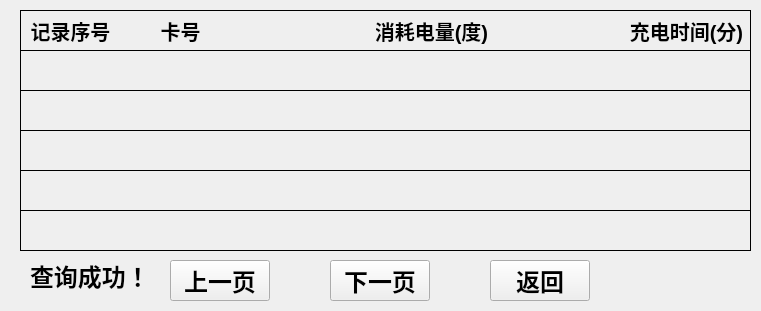
   <widget class="QFrame" name="frame_5">
    <property name="geometry">
     <rect>
      <x>20</x>
      <y>130</y>
      <width>761</width>
      <height>311</height>
     </rect>
    </property>
    <property name="font">
     <font>
      <pointsize>6</pointsize>
     </font>
    </property>
    <property name="styleSheet">
     <string notr="true">background-image: url(:/background/qrc/background/back.png);</string>
    </property>
    <property name="frameShape">
     <enum>QFrame::NoFrame</enum>
    </property>
    <property name="frameShadow">
     <enum>QFrame::Raised</enum>
    </property>
    <widget class="QFrame" name="frame">
     <property name="geometry">
      <rect>
       <x>20</x>
       <y>10</y>
       <width>731</width>
       <height>241</height>
      </rect>
     </property>
     <property name="styleSheet">
      <string notr="true">background-image: url(:/background/qrc/background/bk-potevio-t1.png);</string>
     </property>
     <property name="frameShape">
      <enum>QFrame::Box</enum>
     </property>
     <property name="frameShadow">
      <enum>QFrame::Plain</enum>
     </property>
     <widget class="QLabel" name="label_4">
      <property name="geometry">
       <rect>
        <x>0</x>
        <y>0</y>
        <width>731</width>
        <height>41</height>
       </rect>
      </property>
      <property name="font">
       <font>
        <pointsize>15</pointsize>
        <weight>75</weight>
        <italic>false</italic>
        <bold>true</bold>
       </font>
      </property>
      <property name="styleSheet">
       <string notr="true">background-image: url(:/background/qrc/background/back.png);</string>
      </property>
      <property name="frameShape">
       <enum>QFrame::Box</enum>
      </property>
      <property name="text">
       <string/>
      </property>
     </widget>
     <widget class="QLabel" name="label_5">
      <property name="geometry">
       <rect>
        <x>0</x>
        <y>40</y>
        <width>731</width>
        <height>41</height>
       </rect>
      </property>
      <property name="font">
       <font>
        <pointsize>15</pointsize>
        <weight>75</weight>
        <italic>false</italic>
        <bold>true</bold>
       </font>
      </property>
      <property name="styleSheet">
       <string notr="true">background-image: url(:/background/qrc/background/back.png);</string>
      </property>
      <property name="frameShape">
       <enum>QFrame::Box</enum>
      </property>
      <property name="text">
       <string/>
      </property>
     </widget>
     <widget class="QLabel" name="label_start">
      <property name="geometry">
       <rect>
        <x>330</x>
        <y>500</y>
        <width>41</width>
        <height>31</height>
       </rect>
      </property>
      <property name="font">
       <font>
        <pointsize>18</pointsize>
       </font>
      </property>
      <property name="text">
       <string/>
      </property>
     </widget>
     <widget class="QLabel" name="label_end">
      <property name="geometry">
       <rect>
        <x>800</x>
        <y>45</y>
        <width>41</width>
        <height>31</height>
       </rect>
      </property>
      <property name="font">
       <font>
        <pointsize>18</pointsize>
       </font>
      </property>
      <property name="text">
       <string/>
      </property>
     </widget>
     <widget class="QLabel" name="label_time">
      <property name="geometry">
       <rect>
        <x>660</x>
        <y>45</y>
        <width>51</width>
        <height>31</height>
       </rect>
      </property>
      <property name="font">
       <font>
        <pointsize>18</pointsize>
       </font>
      </property>
      <property name="text">
       <string/>
      </property>
     </widget>
     <widget class="QLabel" name="label_txt">
      <property name="geometry">
       <rect>
        <x>80</x>
        <y>45</y>
        <width>211</width>
        <height>31</height>
       </rect>
      </property>
      <property name="font">
       <font>
        <pointsize>18</pointsize>
       </font>
      </property>
      <property name="text">
       <string/>
      </property>
     </widget>
     <widget class="QLabel" name="label_meter">
      <property name="geometry">
       <rect>
        <x>400</x>
        <y>45</y>
        <width>51</width>
        <height>31</height>
       </rect>
      </property>
      <property name="font">
       <font>
        <pointsize>18</pointsize>
       </font>
      </property>
      <property name="text">
       <string/>
      </property>
     </widget>
     <widget class="QLabel" name="label_num">
      <property name="geometry">
       <rect>
        <x>34</x>
        <y>45</y>
        <width>51</width>
        <height>31</height>
       </rect>
      </property>
      <property name="font">
       <font>
        <pointsize>18</pointsize>
       </font>
      </property>
      <property name="text">
       <string/>
      </property>
     </widget>
     <widget class="QLabel" name="label_7">
      <property name="geometry">
       <rect>
        <x>0</x>
        <y>80</y>
        <width>731</width>
        <height>41</height>
       </rect>
      </property>
      <property name="font">
       <font>
        <pointsize>15</pointsize>
        <weight>75</weight>
        <italic>false</italic>
        <bold>true</bold>
       </font>
      </property>
      <property name="styleSheet">
       <string notr="true">background-image: url(:/background/qrc/background/back.png);</string>
      </property>
      <property name="frameShape">
       <enum>QFrame::Box</enum>
      </property>
      <property name="text">
       <string/>
      </property>
     </widget>
     <widget class="QLabel" name="label_txt_2">
      <property name="geometry">
       <rect>
        <x>80</x>
        <y>85</y>
        <width>211</width>
        <height>31</height>
       </rect>
      </property>
      <property name="font">
       <font>
        <pointsize>18</pointsize>
       </font>
      </property>
      <property name="text">
       <string/>
      </property>
     </widget>
     <widget class="QLabel" name="label_num_2">
      <property name="geometry">
       <rect>
        <x>34</x>
        <y>85</y>
        <width>51</width>
        <height>31</height>
       </rect>
      </property>
      <property name="font">
       <font>
        <pointsize>18</pointsize>
       </font>
      </property>
      <property name="text">
       <string/>
      </property>
     </widget>
     <widget class="QLabel" name="label_meter_2">
      <property name="geometry">
       <rect>
        <x>400</x>
        <y>85</y>
        <width>51</width>
        <height>31</height>
       </rect>
      </property>
      <property name="font">
       <font>
        <pointsize>18</pointsize>
       </font>
      </property>
      <property name="text">
       <string/>
      </property>
     </widget>
     <widget class="QLabel" name="label_time_2">
      <property name="geometry">
       <rect>
        <x>660</x>
        <y>85</y>
        <width>51</width>
        <height>31</height>
       </rect>
      </property>
      <property name="font">
       <font>
        <pointsize>18</pointsize>
       </font>
      </property>
      <property name="text">
       <string/>
      </property>
     </widget>
     <widget class="QLabel" name="label_start_2">
      <property name="geometry">
       <rect>
        <x>330</x>
        <y>540</y>
        <width>41</width>
        <height>31</height>
       </rect>
      </property>
      <property name="font">
       <font>
        <pointsize>18</pointsize>
       </font>
      </property>
      <property name="text">
       <string/>
      </property>
     </widget>
     <widget class="QLabel" name="label_end_2">
      <property name="geometry">
       <rect>
        <x>800</x>
        <y>85</y>
        <width>41</width>
        <height>31</height>
       </rect>
      </property>
      <property name="font">
       <font>
        <pointsize>18</pointsize>
       </font>
      </property>
      <property name="text">
       <string/>
      </property>
     </widget>
     <widget class="QLabel" name="label_6">
      <property name="geometry">
       <rect>
        <x>0</x>
        <y>120</y>
        <width>731</width>
        <height>41</height>
       </rect>
      </property>
      <property name="font">
       <font>
        <pointsize>15</pointsize>
        <weight>75</weight>
        <italic>false</italic>
        <bold>true</bold>
       </font>
      </property>
      <property name="styleSheet">
       <string notr="true">background-image: url(:/background/qrc/background/back.png);</string>
      </property>
      <property name="frameShape">
       <enum>QFrame::Box</enum>
      </property>
      <property name="text">
       <string/>
      </property>
     </widget>
     <widget class="QLabel" name="label_num_3">
      <property name="geometry">
       <rect>
        <x>34</x>
        <y>125</y>
        <width>51</width>
        <height>31</height>
       </rect>
      </property>
      <property name="font">
       <font>
        <pointsize>18</pointsize>
       </font>
      </property>
      <property name="text">
       <string/>
      </property>
     </widget>
     <widget class="QLabel" name="label_txt_3">
      <property name="geometry">
       <rect>
        <x>80</x>
        <y>125</y>
        <width>211</width>
        <height>31</height>
       </rect>
      </property>
      <property name="font">
       <font>
        <pointsize>18</pointsize>
       </font>
      </property>
      <property name="text">
       <string/>
      </property>
     </widget>
     <widget class="QLabel" name="label_meter_3">
      <property name="geometry">
       <rect>
        <x>400</x>
        <y>125</y>
        <width>51</width>
        <height>31</height>
       </rect>
      </property>
      <property name="font">
       <font>
        <pointsize>18</pointsize>
       </font>
      </property>
      <property name="text">
       <string/>
      </property>
     </widget>
     <widget class="QLabel" name="label_time_3">
      <property name="geometry">
       <rect>
        <x>660</x>
        <y>125</y>
        <width>51</width>
        <height>31</height>
       </rect>
      </property>
      <property name="font">
       <font>
        <pointsize>18</pointsize>
       </font>
      </property>
      <property name="text">
       <string/>
      </property>
     </widget>
     <widget class="QLabel" name="label_start_3">
      <property name="geometry">
       <rect>
        <x>330</x>
        <y>580</y>
        <width>41</width>
        <height>31</height>
       </rect>
      </property>
      <property name="font">
       <font>
        <pointsize>18</pointsize>
       </font>
      </property>
      <property name="text">
       <string/>
      </property>
     </widget>
     <widget class="QLabel" name="label_end_3">
      <property name="geometry">
       <rect>
        <x>800</x>
        <y>125</y>
        <width>41</width>
        <height>31</height>
       </rect>
      </property>
      <property name="font">
       <font>
        <pointsize>18</pointsize>
       </font>
      </property>
      <property name="text">
       <string/>
      </property>
     </widget>
     <widget class="QLabel" name="label_9">
      <property name="geometry">
       <rect>
        <x>0</x>
        <y>160</y>
        <width>731</width>
        <height>41</height>
       </rect>
      </property>
      <property name="font">
       <font>
        <pointsize>15</pointsize>
        <weight>75</weight>
        <italic>false</italic>
        <bold>true</bold>
       </font>
      </property>
      <property name="styleSheet">
       <string notr="true">background-image: url(:/background/qrc/background/back.png);</string>
      </property>
      <property name="frameShape">
       <enum>QFrame::Box</enum>
      </property>
      <property name="text">
       <string/>
      </property>
     </widget>
     <widget class="QLabel" name="label_num_4">
      <property name="geometry">
       <rect>
        <x>34</x>
        <y>165</y>
        <width>51</width>
        <height>31</height>
       </rect>
      </property>
      <property name="font">
       <font>
        <pointsize>18</pointsize>
       </font>
      </property>
      <property name="text">
       <string/>
      </property>
     </widget>
     <widget class="QLabel" name="label_txt_4">
      <property name="geometry">
       <rect>
        <x>80</x>
        <y>165</y>
        <width>211</width>
        <height>31</height>
       </rect>
      </property>
      <property name="font">
       <font>
        <pointsize>18</pointsize>
       </font>
      </property>
      <property name="text">
       <string/>
      </property>
     </widget>
     <widget class="QLabel" name="label_time_4">
      <property name="geometry">
       <rect>
        <x>660</x>
        <y>165</y>
        <width>51</width>
        <height>31</height>
       </rect>
      </property>
      <property name="font">
       <font>
        <pointsize>18</pointsize>
       </font>
      </property>
      <property name="text">
       <string/>
      </property>
     </widget>
     <widget class="QLabel" name="label_meter_4">
      <property name="geometry">
       <rect>
        <x>400</x>
        <y>165</y>
        <width>51</width>
        <height>31</height>
       </rect>
      </property>
      <property name="font">
       <font>
        <pointsize>18</pointsize>
       </font>
      </property>
      <property name="text">
       <string/>
      </property>
     </widget>
     <widget class="QLabel" name="label_end_4">
      <property name="geometry">
       <rect>
        <x>800</x>
        <y>165</y>
        <width>41</width>
        <height>31</height>
       </rect>
      </property>
      <property name="font">
       <font>
        <pointsize>18</pointsize>
       </font>
      </property>
      <property name="text">
       <string/>
      </property>
     </widget>
     <widget class="QLabel" name="label_start_4">
      <property name="geometry">
       <rect>
        <x>330</x>
        <y>620</y>
        <width>41</width>
        <height>31</height>
       </rect>
      </property>
      <property name="font">
       <font>
        <pointsize>18</pointsize>
       </font>
      </property>
      <property name="text">
       <string/>
      </property>
     </widget>
     <widget class="QLabel" name="label_8">
      <property name="geometry">
       <rect>
        <x>0</x>
        <y>200</y>
        <width>731</width>
        <height>41</height>
       </rect>
      </property>
      <property name="font">
       <font>
        <pointsize>15</pointsize>
        <weight>75</weight>
        <italic>false</italic>
        <bold>true</bold>
       </font>
      </property>
      <property name="styleSheet">
       <string notr="true">background-image: url(:/background/qrc/background/back.png);</string>
      </property>
      <property name="frameShape">
       <enum>QFrame::Box</enum>
      </property>
      <property name="text">
       <string/>
      </property>
     </widget>
     <widget class="QLabel" name="label_num_5">
      <property name="geometry">
       <rect>
        <x>34</x>
        <y>205</y>
        <width>51</width>
        <height>31</height>
       </rect>
      </property>
      <property name="font">
       <font>
        <pointsize>18</pointsize>
       </font>
      </property>
      <property name="text">
       <string/>
      </property>
     </widget>
     <widget class="QLabel" name="label_txt_5">
      <property name="geometry">
       <rect>
        <x>80</x>
        <y>205</y>
        <width>211</width>
        <height>31</height>
       </rect>
      </property>
      <property name="font">
       <font>
        <pointsize>18</pointsize>
       </font>
      </property>
      <property name="text">
       <string/>
      </property>
     </widget>
     <widget class="QLabel" name="label_time_5">
      <property name="geometry">
       <rect>
        <x>660</x>
        <y>205</y>
        <width>51</width>
        <height>31</height>
       </rect>
      </property>
      <property name="font">
       <font>
        <pointsize>18</pointsize>
       </font>
      </property>
      <property name="text">
       <string/>
      </property>
     </widget>
     <widget class="QLabel" name="label_end_5">
      <property name="geometry">
       <rect>
        <x>800</x>
        <y>205</y>
        <width>41</width>
        <height>31</height>
       </rect>
      </property>
      <property name="font">
       <font>
        <pointsize>18</pointsize>
       </font>
      </property>
      <property name="text">
       <string/>
      </property>
     </widget>
     <widget class="QLabel" name="label_meter_5">
      <property name="geometry">
       <rect>
        <x>400</x>
        <y>205</y>
        <width>51</width>
        <height>31</height>
       </rect>
      </property>
      <property name="font">
       <font>
        <pointsize>18</pointsize>
       </font>
      </property>
      <property name="text">
       <string/>
      </property>
     </widget>
     <widget class="QLabel" name="label_start_5">
      <property name="geometry">
       <rect>
        <x>330</x>
        <y>660</y>
        <width>41</width>
        <height>31</height>
       </rect>
      </property>
      <property name="font">
       <font>
        <pointsize>18</pointsize>
       </font>
      </property>
      <property name="text">
       <string/>
      </property>
     </widget>
     <widget class="QLabel" name="lbl_num">
      <property name="geometry">
       <rect>
        <x>10</x>
        <y>5</y>
        <width>81</width>
        <height>31</height>
       </rect>
      </property>
      <property name="font">
       <font>
        <pointsize>15</pointsize>
        <weight>75</weight>
        <bold>true</bold>
       </font>
      </property>
      <property name="text">
       <string>记录序号</string>
      </property>
      <property name="alignment">
       <set>Qt::AlignCenter</set>
      </property>
     </widget>
     <widget class="QLabel" name="lbl_card">
      <property name="geometry">
       <rect>
        <x>110</x>
        <y>5</y>
        <width>101</width>
        <height>31</height>
       </rect>
      </property>
      <property name="font">
       <font>
        <pointsize>15</pointsize>
        <weight>75</weight>
        <bold>true</bold>
       </font>
      </property>
      <property name="text">
       <string>卡号</string>
      </property>
      <property name="alignment">
       <set>Qt::AlignCenter</set>
      </property>
     </widget>
     <widget class="QLabel" name="lbl_kwh">
      <property name="geometry">
       <rect>
        <x>490</x>
        <y>460</y>
        <width>141</width>
        <height>31</height>
       </rect>
      </property>
      <property name="font">
       <font>
        <pointsize>15</pointsize>
        <weight>75</weight>
        <bold>true</bold>
       </font>
      </property>
      <property name="text">
       <string/>
      </property>
      <property name="alignment">
       <set>Qt::AlignCenter</set>
      </property>
     </widget>
     <widget class="QLabel" name="lbl_end_soc">
      <property name="geometry">
       <rect>
        <x>356</x>
        <y>5</y>
        <width>111</width>
        <height>31</height>
       </rect>
      </property>
      <property name="font">
       <font>
        <pointsize>15</pointsize>
        <weight>75</weight>
        <bold>true</bold>
       </font>
      </property>
      <property name="text">
       <string>消耗电量(度)</string>
      </property>
      <property name="alignment">
       <set>Qt::AlignCenter</set>
      </property>
     </widget>
     <widget class="QLabel" name="lbl_start_soc">
      <property name="geometry">
       <rect>
        <x>280</x>
        <y>460</y>
        <width>121</width>
        <height>31</height>
       </rect>
      </property>
      <property name="font">
       <font>
        <pointsize>15</pointsize>
        <weight>75</weight>
        <bold>true</bold>
       </font>
      </property>
      <property name="text">
       <string/>
      </property>
      <property name="alignment">
       <set>Qt::AlignCenter</set>
      </property>
     </widget>
     <widget class="QLabel" name="lbl_time">
      <property name="geometry">
       <rect>
        <x>596</x>
        <y>5</y>
        <width>141</width>
        <height>31</height>
       </rect>
      </property>
      <property name="font">
       <font>
        <pointsize>15</pointsize>
        <weight>75</weight>
        <bold>true</bold>
       </font>
      </property>
      <property name="text">
       <string>充电时间(分)</string>
      </property>
      <property name="alignment">
       <set>Qt::AlignCenter</set>
      </property>
     </widget>
    </widget>
    <widget class="QPushButton" name="pbtn_up">
     <property name="geometry">
      <rect>
       <x>170</x>
       <y>260</y>
       <width>100</width>
       <height>41</height>
      </rect>
     </property>
     <property name="font">
      <font>
       <pointsize>18</pointsize>
       <weight>75</weight>
       <bold>true</bold>
      </font>
     </property>
     <property name="focusPolicy">
      <enum>Qt::NoFocus</enum>
     </property>
     <property name="styleSheet">
      <string notr="true">border-image: url(:/icon/qrc/keyboard-b/btn_bg.png);</string>
     </property>
     <property name="text">
      <string>上一页</string>
     </property>
    </widget>
    <widget class="QPushButton" name="pbtn_down">
     <property name="geometry">
      <rect>
       <x>330</x>
       <y>260</y>
       <width>100</width>
       <height>41</height>
      </rect>
     </property>
     <property name="font">
      <font>
       <pointsize>18</pointsize>
       <weight>75</weight>
       <bold>true</bold>
      </font>
     </property>
     <property name="focusPolicy">
      <enum>Qt::NoFocus</enum>
     </property>
     <property name="styleSheet">
      <string notr="true">border-image: url(:/icon/qrc/keyboard-b/btn_bg.png);</string>
     </property>
     <property name="text">
      <string>下一页</string>
     </property>
    </widget>
    <widget class="QPushButton" name="pbtn_enter">
     <property name="geometry">
      <rect>
       <x>490</x>
       <y>260</y>
       <width>100</width>
       <height>41</height>
      </rect>
     </property>
     <property name="font">
      <font>
       <pointsize>18</pointsize>
       <weight>75</weight>
       <bold>true</bold>
      </font>
     </property>
     <property name="focusPolicy">
      <enum>Qt::NoFocus</enum>
     </property>
     <property name="styleSheet">
      <string notr="true">border-image: url(:/icon/qrc/keyboard-b/btn_bg.png);</string>
     </property>
     <property name="text">
      <string>返回</string>
     </property>
    </widget>
    <widget class="QLabel" name="label_state">
     <property name="geometry">
      <rect>
       <x>30</x>
       <y>260</y>
       <width>121</width>
       <height>31</height>
      </rect>
     </property>
     <property name="font">
      <font>
       <pointsize>18</pointsize>
       <weight>75</weight>
       <bold>true</bold>
      </font>
     </property>
     <property name="text">
      <string>查询成功！</string>
     </property>
    </widget>
    <zorder>pbtn_up</zorder>
    <zorder>pbtn_down</zorder>
    <zorder>frame</zorder>
    <zorder>pbtn_enter</zorder>
    <zorder>label_state</zorder>
   </widget>
